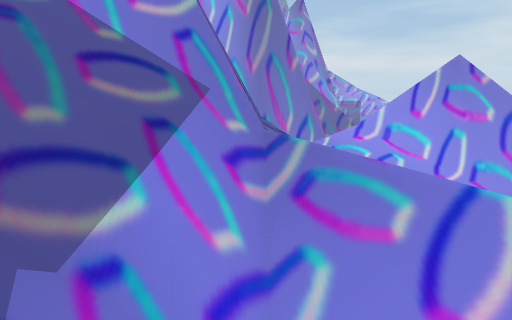
View 1 (above)

17 first-person views from a walk through a scene from a Unity 3-D project. The camera is 1.3 m above the floor, tilts 8° down and sees 70° across. The floor is counted in squares, 0.5 m on a side. Each view is taken from the middle of a square. On the plan, view 1 faces up. The plan holds only what a view shows up to about 20 squares ahead; the rest is blank. The place goes on beyond the plan.

View 2
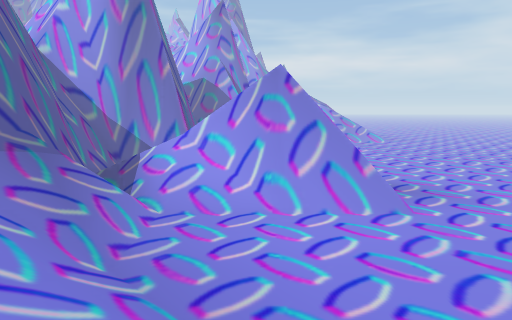

View 3
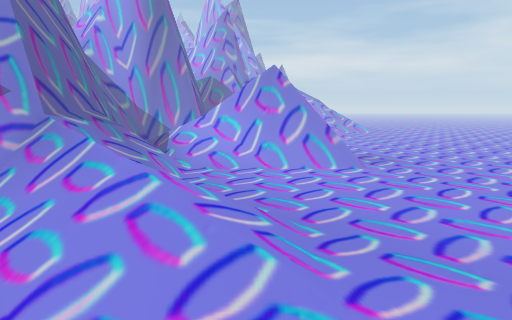

View 4
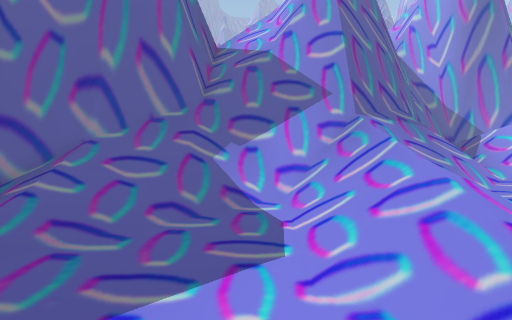

View 5
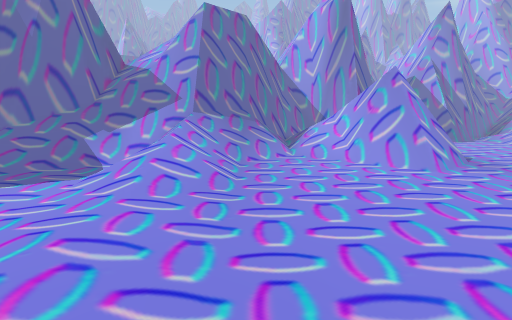

View 6
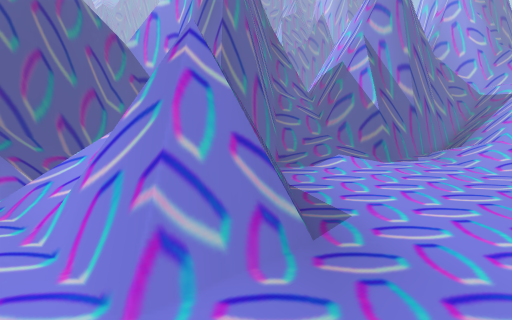

View 7
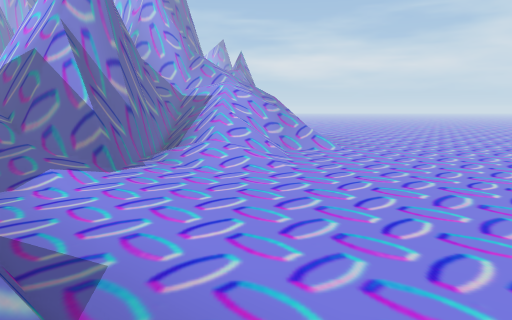

View 8
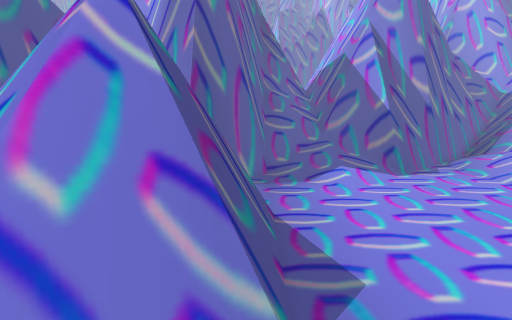

View 9
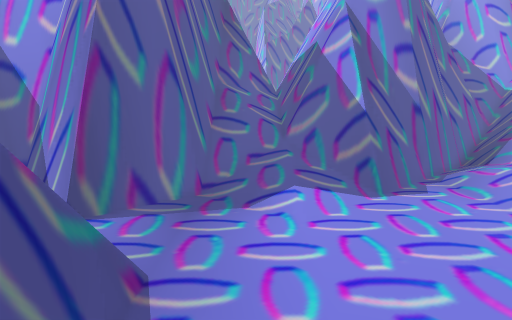

View 10
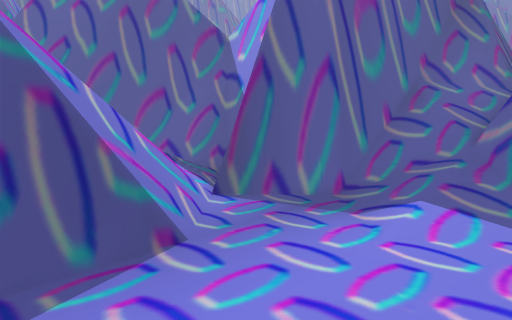

View 11
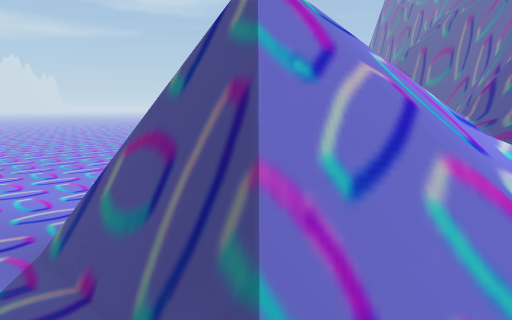

View 12
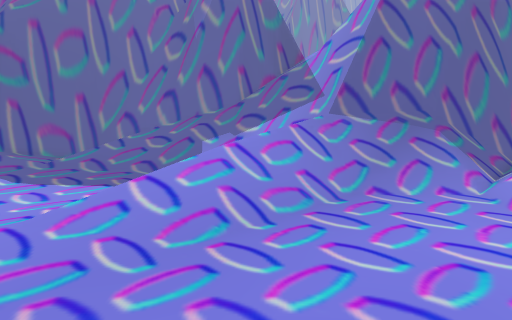

View 13
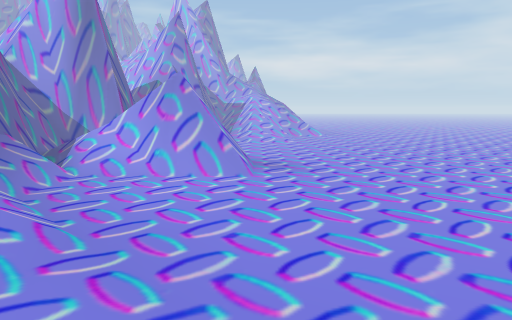

View 14
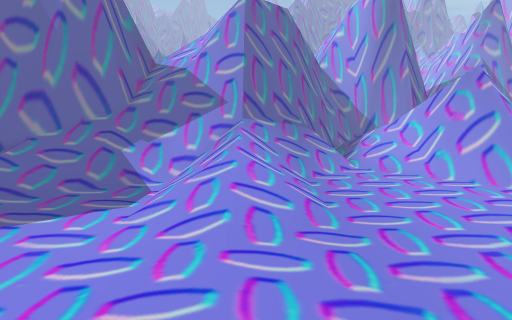

View 15
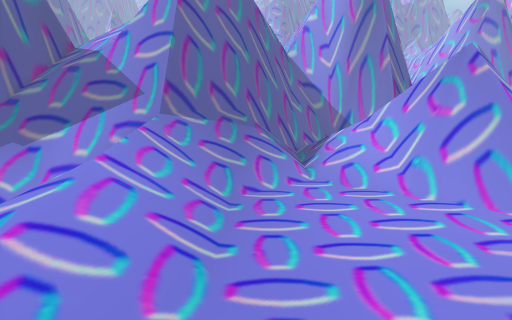

View 16
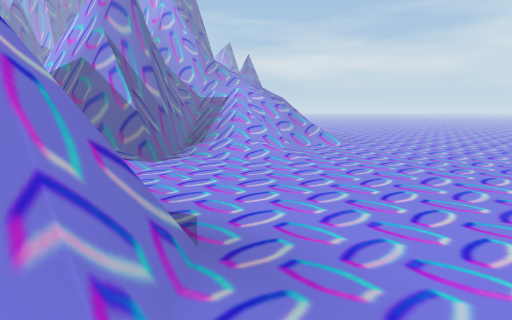

View 17
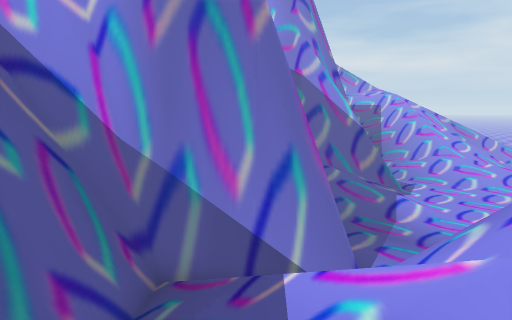

### Floor plan
Key: @ floor where view 1 was taken; # wall or solid block; . main floor; : floor 0.25 m higher than the main floor; + floor 0.5 m higher than the main floor; * floor 1.25 m higher than the main floor; % floor 2 m higher than the main floor; & floor 3.5 m higher than the main floor; / step, stairs or slope; = window, fence, low wall or low ledge; ^ raised ledge; v drop or lower ground.
Columns run from 8 left of view 1 to 17 right of it. Each row starts with its distance up from view 1.
 31        #=###  ##=.//////..
 30        ##=#######//////...
 29        #=/=^####..///::...
 28        #=//=#####..///....
 27        #=///====#.........
 26        ##=////:/..........
 25         ##=//+:/..........
 24          ##=//:...........
 23          ###=.............
 22           ##=.............
 21            #=.............
 20           ##=.............
 19         ####/.............
 18         #/////===#........
 17        ##/////==#=#.......
 16        ##///////##=#......
 15        #=//////% v#=......
 14        #=/////*v ##=......
 13        #=/////#v###=......
 12        #=///////=^^=......
 11        #=///....####......
 10    =####=///..............
  9 v//&####=///..............
  8 v///=^^#=///..............
  7 ////#####////.............
  6 #=///////////.............
  5 ##=///////////............
  4  ##=///////////...........
  3   ##=///////////..........
  2    #=////.///+//..........
  1    #=////..///+/..........
  0   ##=///@...///:.........
 -1   ##=///................
 -2   ##=///...............
 -3   ##=///..............
 -4    #= //..............
 -5    ## ......   .    ..   .

Positions as (right, up) in squares from view 1, and headings:
1: (0, 0), facing up
2: (7, 0), facing up
3: (7, -5), facing up
4: (7, -5), facing up-left
5: (17, -5), facing up-left
6: (16, 9), facing up-left
7: (14, 11), facing up
8: (14, 12), facing up-left
9: (13, 16), facing up-left
10: (15, 20), facing left
11: (8, 21), facing down
12: (15, 4), facing left
13: (12, -5), facing up
14: (13, -5), facing up-left
15: (12, 0), facing up-left
16: (13, 8), facing up
17: (2, 12), facing up
